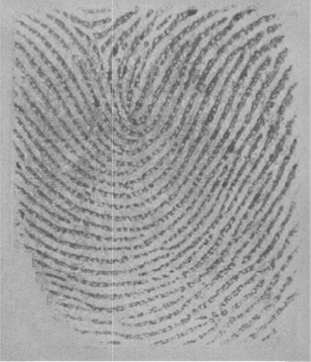
%> input picture zhiwen.png, 311 x 362 px
$ octave --eval "result = tuxiangyuchuli('zhiwen.png');"   (GNU Octave 9; MATLAB toolbox functions it lacks are replaced by stand-ins)
%> lines starting %> are read from the running program, lines starting %| are printed output that depends on the picture; in (x1, y1, x2, y2) boxes, pixels count from 0 and x2, y2 are one past the last pixel; in counts of white or black regions, pixels touching at a corner belong together; the program's own positions count from 1
%clc,clear,close all;
function w=tuxiangyuchuli(image)
%> called with image = 'zhiwen.png'
f=imread(image);%读取图像到内存
%> f is the input picture: size 362x311x3 uint8; min 67, max 240, mean 159.3
f=imresize(f,[363,312]);%该函数用于对图像做缩放处理。
%> f: size 363x312x3 uint8
figure;imshow(f);
%用rgb2gray 将彩色图像转换为灰度图像。matlab读入图像的数据是uint8，而matlab中数值一般采用double型（64位）存储和运算。
%所以要先将图像转为double格式的才能运算
gray=double(rgb2gray(f));
%转成uint8 imshow()显示图像时对double型是认为在0~1范围内即大于1时都是显示为白色，而imshow显示uint8型时是0~255范围。
%所以对double类型的图像显示的时候，要么归一化到0~1之间，要么将double类型的0~255数据转为uint8类型。
figure;imshow(uint8(gray));
[m,n]=size(gray);
%> m = 363; n = 312
%归一化，灰度值限制在某一范围
M=0;var=0;
%均值
for x=1:m
    for y=1:n
        M=M+gray(x,y);
    end
end
%> after the loop, M = 18037976
M1=M/(m*n);%M1为均值 所有像素总共和除以多少个像素
%> M1 = 159.3
%方差
for x=1:m
    for y=1:n
        var=var+(gray(x,y)-M1).^2;
    end;
end;
%> after the loop, var = 60977234.6
var1=var/(m*n);%计算方差最终的大小 var1
%> var1 = 538.4
%归一化 ********************************
for x=1:m
    for y=1:n
        if gray(x,y)>M1
            gray(x,y)=150+sqrt(2000*(gray(x,y)-M1)/var1);
        else
            gray(x,y)=150-sqrt(2000*(M1-gray(x,y))/var1);
        end
    end
end
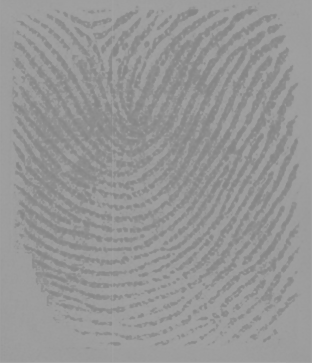
%> gray: size 363x312 double; min 132.9, max 167, mean 150.9
figure;imshow(uint8(gray));
%*************************************************************************************************************
%归一化处理完毕后会对图像进行分割处理，目的是区分出前景色和背景色。我采用的分割为根据多区域阈值分割。
%多区域分割的效果取决于区域的大小，而指纹的区域分为一脊一谷最好，所以我选择3x3的区域大小。我会根据对区域多次进行求均值和方差进行分割。
%分割 分成多个3*3的块大小
M=3;
H=floor(m/M);L=floor(n/M);
%> after `H=floor(m/M)`: H = 121
%> after `L=floor(n/M)`: L = 104
aveg1=zeros(H,L);
var1=zeros(H,L);
%计算每一块的平均值
for x=1:H
    for y=1:L
        aveg=0;var=0;
        %每一块的均值
        for i=1:M
            for j=1:M
                aveg=gray(i+(x-1)*M,j+(y-1)*M)+aveg;
            end;
        end;
        aveg1(x,y)=aveg/(M*M);
        %每一块的方差值
        for i=1:M
            for j=1:M
                var=(gray(i+(x-1)*M,j+(y-1)*M)-aveg1(x,y)).^2+var;
            end;
        end;
        var1(x,y)=var/(M*M);
    end;
end;
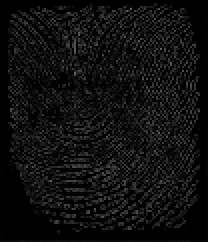
%> var1: size 121x104 double (shown 2 times larger); min 0.00662, max 101.7, mean 15.7
%所有块的平均值和方差
Gmean=0;Vmean=0;
for x=1:H
    for y=1:L
        Gmean=Gmean+aveg1(x,y);
        Vmean=Vmean+var1(x,y);
    end
end
%> after the loop, Gmean = 1899083.4; Vmean = 197924
Gmean1=Gmean/(H*L);
%> Gmean1 = 150.9
Vmean1=Vmean/(H*L);
%> Vmean1 = 15.73

%每一小块和整块相比，再次求均值方差
% 前景（黑色）
gtemp=0;gtotle=0;vtotle=0;vtemp=0;
for x=1:H
    for y=1:L
        if Gmean1>aveg1(x,y)%如果当前快的均值小于全局均值 就认为是前景
            gtemp=gtemp+1;
            gtotle=gtotle+aveg1(x,y);
        end
        if Vmean1<var1(x,y)%如果当前快的方差大于全局方差 认为是前景
            vtemp=vtemp+1;
            vtotle=vtotle+var1(x,y);
        end
    end
end
%> after the loop, gtemp = 5589; gtotle = 802122; vtemp = 4664; vtotle = 169916.8
% 前景均值
G1=gtotle/gtemp;
%> G1 = 143.5
% 前景方差
V1=vtotle/vtemp;
%> V1 = 36.43

%再次与刚刚产生的值相比
% 求得背景（白色）均值方差 增加可靠性
gtemp1=0;gtotle1=0;vtotle1=0;vtemp1=0;
for x=1:H
    for y=1:L
        if G1<aveg1(x,y)%如果当前快的均值大于前景的均值 就认为是背景
            gtemp1=gtemp1+1;
            gtotle1=gtotle1+aveg1(x,y);
        end
        if 0<var1(x,y)<V1%如果当前的方差小于前景的方差 就认为是背景
            vtemp1=vtemp1+1;
            vtotle1=vtotle1+var1(x,y);
        end
    end
end
%> after the loop, gtemp1 = 9716; gtotle1 = 1497388.5; vtemp1 = 12584; vtotle1 = 197924
% 背景均值
G2=gtotle1/gtemp1;
%> G2 = 154.1
% 背景方差
V2=vtotle1/vtemp1;
%> V2 = 15.73
%我会根据对区域多次进行求均值和方差进行分割。采集到的指纹图背景的灰度值大于前景色，背景主要为低频，所以背景的方差小于前景的方差。
%我分别求得背景和前景的均值和方差然后会得到背景为白色 脊线为黑色。
%然后保存在矩阵e（二值图）中，我会根据e中位置等于1的点的八邻域点的和小于四得到背景色，达到背景和前景分离（e矩阵）。
%****************************************
%构建矩阵（H*L）
e=zeros(H,L);
for x=1:H
    for y=1:L
        if aveg1(x,y)>G2 && var1(x,y)<V2 %当前的小块的值 大于背景均值 且当前小块的方差小于背景方差
            %   背景
            e(x,y)=1;
        end
        %  前景中的更接近黑色的变为白色
        if aveg1(x,y)<G1-100 && var1(x,y)<V2
            e(x,y)=1;
        end
    end
end
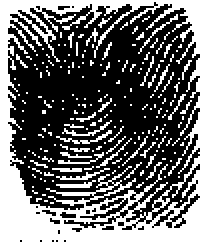
%> e: size 121x104 double (shown 2 times larger); values 0 (black) and 1 (white), 40.8% white; 204 white regions (191 under 20 px), largest, box (x1, y1, x2, y2) and area: (0, 0, 104, 121) 4109, (28, 65, 56, 72) 43, (28, 84, 55, 90) 40


%该点八邻域小于四为0
%根据e中位置等于1的点的八邻域点的和小于四得到背景色，达到背景和前景分离（e矩阵）
for x=2:H-1
    for y=2:L-1
        if e(x,y)==1
            if e(x-1,y) + e(x,y+1)+e(x+1,y+1)+e(x-1,y+1)+e(x+1,y)+e(x+1,y-1)+e(x,y-1)+e(x-1,y-1) <=4
                e(x,y)=0;
            end
        end
    end
end
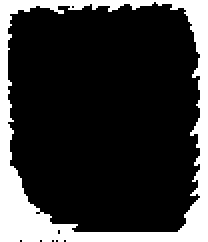
%> e: size 121x104 double (shown 2 times larger); values 0 (black) and 1 (white), 21.1% white; 1 white region, box (x1, y1, x2, y2) and area: (0, 0, 104, 121) 2660
%然后黑白反转让感兴趣的前景色变为白色（保存在Icc中），灰度图（gray）的背景值替换为小区域块的和的均值（G1）.
%构建m*m矩阵
Icc=ones(m,n);
for x=1:H
    for y=1:L
        if e(x,y)==1 %如果 当前 是 1 是我们想要的
            for i=1:M
                for j=1:M
                    gray(i+(x-1)*M,j+(y-1)*M)=G1;
                    Icc(i+(x-1)*M,j+(y-1)*M)=0;
                end
            end
        end
    end
end
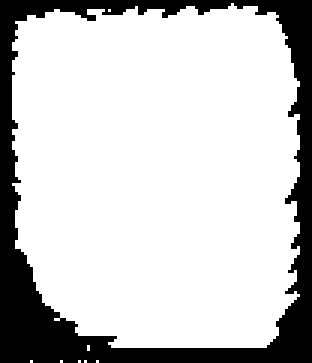
%> Icc: size 363x312 double; values 0 (black) and 1 (white), 78.9% white; 1 black region, box (x1, y1, x2, y2) and area: (0, 0, 312, 363) 23940
figure,imshow(uint8(gray));
figure,imshow(Icc);

%但是得到的脊线方向并不能达到准确识别指纹。所以下一步会沿脊线方向增强指纹纹路，采用的方法为基于脊线方向场的增强方法。
%为了估计脊线的方向场，把脊线的方向场划分为八个方向，然后根据八个方向的灰度值的总和来得到脊线的方向。并对图像进行二值化。

%找指纹脊线方向并二值化

%*******************************
%*噪声对图像处理的影响很大，它影响图像处理的输入、采集和处理等各个环节以及输出结果。因此，在进行其它的图像处理前，需要对图像进行去噪处理。
%*均值滤波方法是，对待处理的当前像素，选择一个模板，该模板为其邻近的若干个像素组成，用模板的均值来替代原像素的值的方法。
temp=(1/9)*[1,1,1;1,1,1;1,1,1];%模板系数  均值滤波
Im=gray;
In=zeros(m,n);
for a=2:m-1
    for b=2:n-1
        In(a,b)=Im(a-1,b-1)*temp(1,1)+Im(a-1,b)*temp(1,2)+Im(a-1,b+1)*temp(1,3)+Im(a,b-1)*temp(2,1)...
            +Im(a,b)*temp(2,2)+Im(a,b+1)*temp(2,3)+Im(a+1,b-1)*temp(3,1)+Im(a+1,b)*temp(3,2)+Im(a+1,b+1)*temp(3,3);
    end
end
gray=In;%平滑后的图像矩阵
Im=zeros(m,n);
%为了估计脊线的方向场，把脊线的方向场划分为八个方向，然后根据八个方向的灰度值的总和来得到脊线的方向。并对图像进行二值化。
%求八个方向每个方向的和
for x=5:m-5
    for y=5:n-5
        %0-7方向的和
        sum1=gray(x,y-4)+gray(x,y-2)+gray(x,y+2)+gray(x,y+4);
        sum2=gray(x-2,y+4)+gray(x-1,y+2)+gray(x+1,y-2)+gray(x+2,y-4);
        sum3=gray(x-2,y+2)+gray(x-4,y+4)+gray(x+2,y-2)+gray(x+4,y-4);
        sum4=gray(x-2,y+1)+gray(x-4,y+2)+gray(x+2,y-1)+gray(x+4,y-2);
        sum5=gray(x-2,y)+gray(x-4,y)+gray(x+2,y)+gray(x+4,y);
        sum6=gray(x-4,y-2)+gray(x-2,y-1)+gray(x+2,y+1)+gray(x+4,y+2);
        sum7=gray(x-4,y-4)+gray(x-2,y-2)+gray(x+2,y+2)+gray(x+4,y+4);
        sum8=gray(x-2,y-4)+gray(x-1,y-2)+gray(x+1,y+2)+gray(x+2,y+4);
        sumi=[sum1,sum2,sum3,sum4,sum5,sum6,sum7,sum8];
        %最大值
        summax=max(sumi);
        %最小值
        summin=min(sumi);
        %和 &&平均值
        summ=sum(sumi);
        b=summ/8;

        if(summax+summin+4*gray(x,y))> (3*b)
            sumf=summin;
        else
            sumf=summax;
        end

        if sumf>b
            Im(x,y)=128;
        else
            Im(x,y)=255;
        end
    end
end
% imshow(Im);


%两个矩阵点乘 Icc 白色的是感兴趣的像素 黑色的 0 表示的是边缘 不感兴趣的，需要略掉
for i=1:m
    for j=1:n
        Icc(i,j)=Icc(i,j)*Im(i,j);
    end
end
%转换为二值图
for i=1:m
    for j=1:n
        if (Icc(i,j)==128)
            Icc(i,j)=0;
        else
            Icc(i,j)=1;
        end
    end
end
figure;imshow(double(Icc));
title('Icc');
%因为各种采集原因（油脂水分等）会使指纹粘连断裂，会影响后续的特征提取和识别，接下来会去除指纹中的空洞和毛刺，
%如果当前位置点值为0（背景）该点的四邻域点（上下左右）的和大于3则为毛刺，
%空洞的判断方法为该点为白色（背景）的四周为黑色（前景）八领域点两的和为0，则为空洞。
%去除空洞和毛刺
u=Icc;
for x=2:m-1
    for y=2:n-1
        if u(x,y)==0
            %该点的4邻域点（上下左右） 如果三个或以上都是白点（1）则该点为毛刺
            if u(x,y-1)+u(x-1,y)+u(x,y+1)+u(x+1,y)>=3
                u(x,y)=1;
            end
        else
            u(x,y)=u(x,y);
        end
    end
end
figure;imshow(u);
title('去除毛刺');
%去除空洞
for a=2:m-1
    for b=2:n-1
        if u(a,b)==1
            %寻找端点
            if abs(u(a,b+1)-u(a-1,b+1))+abs(u(a-1,b+1)-u(a-1,b))+abs(u(a-1,b)-u(a-1,b-1))...
                    +abs(u(a-1,b-1)-u(a,b-1))+(abs(u(a,b-1)-u(a+1,b-1)))+abs(u(a+1,b-1)-u(a+1,b))...
                    +abs(u(a+1,b)-u(a+1,b+1))+abs(u(a+1,b+1)-u(a,b+1))~=1
                if (u(a,b+1)+u(a-1,b+1)+u(a-1,b))*(u(a,b-1)+u(a+1,b-1)+u(a+1,b))+(u(a-1,b)+u(a-1,b-1)+u(a,b-1))...
                        *(u(a+1,b)+u(a+1,b+1)+u(a,b+1))==0
                    %去除空洞
                    u(a,b)=0;
                end
            end
        end
    end
end

figure;imshow(u);
title('去除空洞');

%图像细化
v=~u;
figure;imshow(v);
se=strel('square',3);%用于膨胀腐蚀及开闭运算等操作的结构元素对象

% 形态学运算中腐蚀，膨胀，开运算和闭运算。
%
% 1. 腐蚀是一种消除边界点，使边界向内部收缩的过程。可以用来消除小且无意义的物体。
% 腐蚀的算法：
% 用3x3的结构元素，扫描图像的每一个像素
% 用结构元素与其覆盖的二值图像做“与”操作
% 如果都为1，结果图像的该像素为1。否则为0。
% 结果：使二值图像减小一圈
%
% 2. 膨胀是将与物体接触的所有背景点合并到该物体中，使边界向外部扩张的过程。可以用来填补物体中的空洞。
% 膨胀的算法：
% 用3x3的结构元素，扫描图像的每一个像素
% 用结构元素与其覆盖的二值图像做“与”操作
% 如果都为0，结果图像的该像素为0。否则为1
% 结果：使二值图像扩大一圈
%
%
% 3. 先腐蚀后膨胀的过程称为开运算。用来消除小物体、在纤细点处分离物体、平滑较大物体的边界的同时并不明显改变其面积。
% 4. 先膨胀后腐蚀的过程称为闭运算。用来填充物体内细小空洞、连接邻近物体、平滑其边界的同时并不明显改变其面积。
%
%对图像进行开闭操作
fo=imopen(v,se);
figure;imshow(fo);
% 先腐蚀后膨胀，作用是：可以使边界平滑，消除细小的尖刺，断开窄小的连接,保持面积大小不变
title('开运算')
v=imclose(fo,se);
figure;imshow(v);
title('闭运算')
w=bwmorph(v,'thin',Inf);%对图像进行细化
figure;imshow(w);
title('细化图');
imshow(Icc)
%> (the run ends here)
